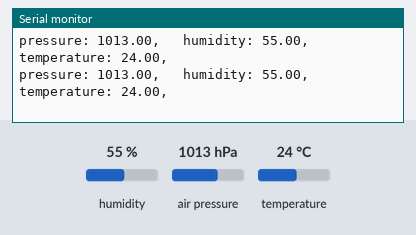
A sketch run on a simulated Arduino Uno, built with avr-gcc and run on an emulated ATmega328P. Parts: the last lines printed to the serial monitor. Wiring (inferred from the names in the program): BME280 sensor at I2C address 0x76. Inputs (shaded band) come from the test bench; at power-on: humidity 55 %, air pressure 1013 hPa, temperature 24 °C.

Above: at 1.2 s.
1.3 s: humidity set to 22 %
At 2.4 s:
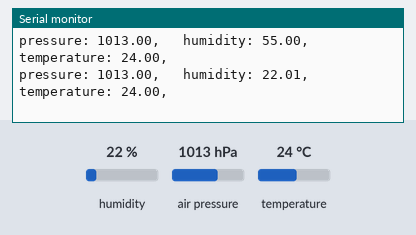
2.8 s: air pressure set to 952 hPa
At 3.8 s:
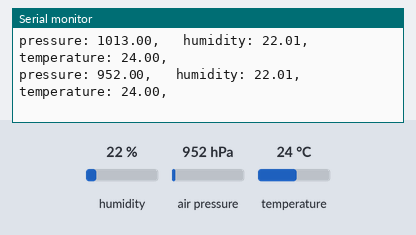
4.3 s: temperature set to 12 °C
At 5.8 s:
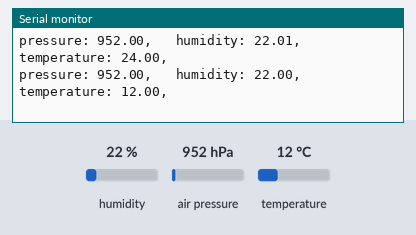
Timing chart, 0 to 7.3 s (numbered marks = the images above; inputs shaded):
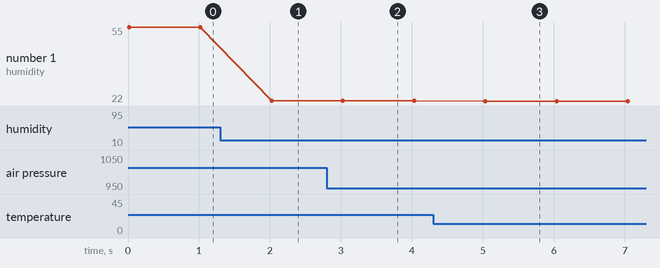

Measured:
- after the input at 1.3 s, the serial monitor: prints a new line after 0.72 s (image 1)
- after the input at 2.8 s, the serial monitor: prints a new line after 0.23 s (image 2)
- after the input at 4.3 s, the serial monitor: prints a new line after 0.74 s (image 3)
- plotted number 1: 55 → 22.01 after the input at 1.3 s, 22.01 → 22 after the input at 4.3 s

The sketch:

esp8266_bme280.ino
```cpp
/*
 * connections
 * D1 - SCL
 * D2 - SDA
 * GND, VCC (3.3V)
*/

#include <Wire.h>
#include "cactus_io_BME280_I2C.h"
BME280_I2C bme(0x76);  // I2C using address 0x76

void setup() {
  Serial.begin(9600);
  bme.begin();
  bme.setTempCal(0);
}

void loop() {
  bme.readSensor();
  Serial.print("pressure: ");
  float pressure = bme.getPressure_MB();
  Serial.print(pressure); Serial.print(",");
  Serial.print("   humidity: ");
  float humidity = bme.getHumidity();
  Serial.print(humidity); Serial.print(",");
  Serial.print("   temperature: ");
  float temperature = bme.getTemperature_C();
  Serial.print(temperature); Serial.print(",");
  Serial.println("");
  delay(1000);
}
```

cactus_io_BME280_I2C.cpp
```cpp
// (licence header left out)
#include "cactus_io_BME280_I2C.h"

#include <math.h>
#include <Wire.h>

/***************************************************************************

 PUBLIC FUNCTIONS

 ***************************************************************************/

BME280_I2C::BME280_I2C(void)
{
    _i2caddr = BME280_ADDRESS;

	tempcal = 0.0;
    temperature = 0.0;
    humidity = 0.0;
    pressure = 0.0;
}

BME280_I2C::BME280_I2C(uint8_t addr)
{
    _i2caddr = addr;
    tempcal = 0.0;
	tempcal = 0.0;
    temperature = 0.0;
    humidity = 0.0;
}

void BME280_I2C::setTempCal(float tcal)
{
	tempcal = tcal;
}

void BME280_I2C::readSensor(void)
{
    readTemperature();
    readHumidity();
    readPressure();
}

float BME280_I2C::getTemperature_C(void)
{
     return (temperature + tempcal);
}

float BME280_I2C::getTemperature_F(void)
{
    return (temperature + tempcal) * 1.8 + 32;
}

float BME280_I2C::getHumidity(void) {
    return humidity;
}

// Gets the pressure in millibars
float BME280_I2C::getPressure_MB(void) {

    return pressure / 100.0F;
}

// Gets the pressure in hectapascals
float BME280_I2C::getPressure_HP(void) {

    return pressure;
}

/***************************************************************************

 PRIVATE FUNCTIONS

 ***************************************************************************/


bool BME280_I2C::begin() {

    Wire.begin();


    if (read8(BME280_REGISTER_CHIPID) != 0x60)

        return false;

    readSensorCoefficients();

    // Set Humidity oversampling to 1
    write8(BME280_REGISTER_CONTROLHUMID, 0x01); // Set before CONTROL (DS 5.4.3)

    write8(BME280_REGISTER_CONTROL, 0x3F);

    return true;

}

void BME280_I2C::readTemperature(void)
{

    int32_t var1, var2;

    int32_t adc_T = read24(BME280_REGISTER_TEMPDATA);

    adc_T >>= 4;

    var1  = ((((adc_T>>3) - ((int32_t)cal_data.dig_T1 <<1))) *

             ((int32_t)cal_data.dig_T2)) >> 11;

    var2  = (((((adc_T>>4) - ((int32_t)cal_data.dig_T1)) *

               ((adc_T>>4) - ((int32_t)cal_data.dig_T1))) >> 12) *

             ((int32_t)cal_data.dig_T3)) >> 14;

    t_fine = var1 + var2;


    temperature  = (t_fine * 5 + 128) >> 8;

    temperature = temperature / 100;

}


void BME280_I2C::readPressure(void) {

    int64_t var1, var2, p;

    int32_t adc_P = read24(BME280_REGISTER_PRESSUREDATA);
    adc_P >>= 4;

    var1 = ((int64_t)t_fine) - 128000;

    var2 = var1 * var1 * (int64_t)cal_data.dig_P6;

    var2 = var2 + ((var1*(int64_t)cal_data.dig_P5)<<17);

    var2 = var2 + (((int64_t)cal_data.dig_P4)<<35);

    var1 = ((var1 * var1 * (int64_t)cal_data.dig_P3)>>8) +

    ((var1 * (int64_t)cal_data.dig_P2)<<12);

    var1 = (((((int64_t)1)<<47)+var1))*((int64_t)cal_data.dig_P1)>>33;


    if (var1 == 0) {

        // return 0;  // avoid exception caused by division by zero
        pressure = 0.0;
    }

    p = 1048576 - adc_P;

    p = (((p<<31) - var2)*3125) / var1;

    var1 = (((int64_t)cal_data.dig_P9) * (p>>13) * (p>>13)) >> 25;

    var2 = (((int64_t)cal_data.dig_P8) * p) >> 19;


    p = ((p + var1 + var2) >> 8) + (((int64_t)cal_data.dig_P7)<<4);

    // return (float)p/256;
    pressure = (float)p/256;
}


void BME280_I2C::readHumidity(void) {

    int32_t adc_H = read16(BME280_REGISTER_HUMIDDATA);

    int32_t v_x1_u32r;

    v_x1_u32r = (t_fine - ((int32_t)76800));

    v_x1_u32r = (((((adc_H << 14) - (((int32_t)cal_data.dig_H4) << 20) -

                    (((int32_t)cal_data.dig_H5) * v_x1_u32r)) + ((int32_t)16384)) >> 15) *

                 (((((((v_x1_u32r * ((int32_t)cal_data.dig_H6)) >> 10) *

                      (((v_x1_u32r * ((int32_t)cal_data.dig_H3)) >> 11) + ((int32_t)32768))) >> 10) +

                    ((int32_t)2097152)) * ((int32_t)cal_data.dig_H2) + 8192) >> 14));


    v_x1_u32r = (v_x1_u32r - (((((v_x1_u32r >> 15) * (v_x1_u32r >> 15)) >> 7) *

                               ((int32_t)cal_data.dig_H1)) >> 4));


    v_x1_u32r = (v_x1_u32r < 0) ? 0 : v_x1_u32r;

    v_x1_u32r = (v_x1_u32r > 419430400) ? 419430400 : v_x1_u32r;

    float h = (v_x1_u32r>>12);

    // return  h / 1024.0;
    humidity = h / 1024.0;
}


/**************************************************************************

Read the values that are programmed into the sensor during amanufacture

**************************************************************************/

void BME280_I2C::readSensorCoefficients(void)
{

    cal_data.dig_T1 = read16_LE(BME280_DIG_T1_REG);

    cal_data.dig_T2 = readS16_LE(BME280_DIG_T2_REG);

    cal_data.dig_T3 = readS16_LE(BME280_DIG_T3_REG);

    cal_data.dig_P1 = read16_LE(BME280_DIG_P1_REG);

    cal_data.dig_P2 = readS16_LE(BME280_DIG_P2_REG);

    cal_data.dig_P3 = readS16_LE(BME280_DIG_P3_REG);

    cal_data.dig_P4 = readS16_LE(BME280_DIG_P4_REG);

    cal_data.dig_P5 = readS16_LE(BME280_DIG_P5_REG);

    cal_data.dig_P6 = readS16_LE(BME280_DIG_P6_REG);

    cal_data.dig_P7 = readS16_LE(BME280_DIG_P7_REG);

    cal_data.dig_P8 = readS16_LE(BME280_DIG_P8_REG);

    cal_data.dig_P9 = readS16_LE(BME280_DIG_P9_REG);

    cal_data.dig_H1 = read8(BME280_DIG_H1_REG);

    cal_data.dig_H2 = readS16_LE(BME280_DIG_H2_REG);

    cal_data.dig_H3 = read8(BME280_DIG_H3_REG);

    cal_data.dig_H4 = (read8(BME280_DIG_H4_REG) << 4) | (read8(BME280_DIG_H4_REG+1) & 0xF);

    cal_data.dig_H5 = (read8(BME280_DIG_H5_REG+1) << 4) | (read8(BME280_DIG_H5_REG) >> 4);

    cal_data.dig_H6 = (int8_t)read8(BME280_DIG_H6_REG);

}


/**************************************************************************

Writes an 8 bit value over I2C

**************************************************************************/

void BME280_I2C::write8(byte reg, byte value)
{

    Wire.beginTransmission((uint8_t)_i2caddr);

    Wire.write((uint8_t)reg);

    Wire.write((uint8_t)value);

    Wire.endTransmission();

}

/**************************************************************************

 Reads a signed 8 bit value over the I2C bus_REG

 **************************************************************************/

uint8_t BME280_I2C::read8(byte reg)
{

    uint8_t value;

    Wire.beginTransmission((uint8_t)_i2caddr);

    Wire.write((uint8_t)reg);

    Wire.endTransmission();

    Wire.requestFrom((uint8_t)_i2caddr, (byte)1);

    value = Wire.read();

    return value;

}


/**************************************************************************

Reads a signed 16 bit value over the I2C bus_REG

**************************************************************************/

int16_t BME280_I2C::readS16(byte reg)
{
    return (int16_t)read16(reg);
}

int16_t BME280_I2C::readS16_LE(byte reg)
{
    return (int16_t)read16_LE(reg);
}

uint16_t BME280_I2C::read16(byte reg)
{

    uint16_t value;

    Wire.beginTransmission((uint8_t)_i2caddr);

    Wire.write((uint8_t)reg);

    Wire.endTransmission();

    Wire.requestFrom((uint8_t)_i2caddr, (byte)2);

    value = (Wire.read() << 8) | Wire.read();

    return value;

}

uint16_t BME280_I2C::read16_LE(byte reg) {

    uint16_t temp = read16(reg);

    return (temp >> 8) | (temp << 8);
}

/**************************************************************************

Reads a signed 24 bit value over the I2C bus_REG

**************************************************************************/

uint32_t BME280_I2C::read24(byte reg)
{

    uint32_t value;

    Wire.beginTransmission((uint8_t)_i2caddr);

    Wire.write((uint8_t)reg);

    Wire.endTransmission();

    Wire.requestFrom((uint8_t)_i2caddr, (byte)3);

    value = Wire.read();

	value <<= 8;

	value |= Wire.read();

	value <<= 8;

	value |= Wire.read();

    return value;

}
```

cactus_io_BME280_I2C.h
```cpp
/***************************************************************************

 cactus.io

 This is a library for the BME280 humidity, temperature & pressure sensor. It
 only supports the I2C bus. It does not support the SPI bus connection.


 ***************************************************************************/

#ifndef __BME280_I2C_H__

#define __BME280_I2C_H__

#include "Arduino.h"

#define BME280_ADDRESS      0x77          // define the default I2C address

// Name of Registers used in the BME280

#define    BME280_DIG_T1_REG   0x88
#define    BME280_DIG_T2_REG   0x8A
#define    BME280_DIG_T3_REG   0x8C
#define    BME280_DIG_P1_REG   0x8E
#define    BME280_DIG_P2_REG   0x90
#define    BME280_DIG_P3_REG   0x92
#define    BME280_DIG_P4_REG   0x94
#define    BME280_DIG_P5_REG   0x96
#define    BME280_DIG_P6_REG   0x98
#define    BME280_DIG_P7_REG   0x9A
#define    BME280_DIG_P8_REG   0x9C
#define    BME280_DIG_P9_REG   0x9E


#define    BME280_DIG_H1_REG   0xA1
#define    BME280_DIG_H2_REG   0xE1
#define    BME280_DIG_H3_REG   0xE3
#define    BME280_DIG_H4_REG   0xE4
#define    BME280_DIG_H5_REG   0xE5
#define    BME280_DIG_H6_REG   0xE7


#define    BME280_REGISTER_CHIPID       0xD0
#define    BME280_REGISTER_VERSION      0xD1
#define    BME280_REGISTER_SOFTRESET    0xE0
#define    BME280_REGISTER_CAL26        0xE1
#define    BME280_REGISTER_CONTROLHUMID     0xF2
#define    BME280_REGISTER_CONTROL          0xF4
#define    BME280_REGISTER_CONFIG           0xF5
#define    BME280_REGISTER_PRESSUREDATA     0xF7
#define    BME280_REGISTER_TEMPDATA         0xFA
#define    BME280_REGISTER_HUMIDDATA        0xFD


// structure to hold the calibration data that is programmed into the sensor in the factory
// during manufacture

struct BME280_Calibration_Data
{
    public:

        uint16_t dig_T1;
        int16_t  dig_T2;
        int16_t  dig_T3;

        uint16_t dig_P1;
        int16_t  dig_P2;
        int16_t  dig_P3;
        int16_t  dig_P4;
        int16_t  dig_P5;
        int16_t  dig_P6;
        int16_t  dig_P7;
        int16_t  dig_P8;
        int16_t  dig_P9;

        uint8_t  dig_H1;
        int16_t  dig_H2;
        uint8_t  dig_H3;
        int16_t  dig_H4;
        int16_t  dig_H5;
        int8_t   dig_H6;

};

/*=========================================================================

Main Class for the BME280 library

=========================================================================*/


class BME280_I2C

{

public:

    BME280_I2C(void);							// uses the default 0x77 address and no cal

    BME280_I2C(uint8_t);						// use when using 0x76 address

    bool  begin(void);

	void setTempCal(float);						// we can set a calibration ofsset for the temperature.
												// this offset is in degrees celsius

    void readSensor(void);                      // read the sensor for data

    float getTemperature_C(void);
    float getTemperature_F(void);
    float getHumidity(void);
    float getPressure_HP(void);                 // pressure in hectapascals
    float getPressure_MB(void);                 // pressure in millibars


private:

    BME280_Calibration_Data cal_data;			// holds all of the sensor calibration data

    void readTemperature(void);
	void readPressure(void);
    void readHumidity(void);
    void readSensorCoefficients(void);

	float    tempcal;							// stores the temp offset calibration
    float    temperature;                       // stores temperature value
    float    humidity;                          // stores humidity value
    float    pressure;                          // stores pressure value

    // functions used for sensor communications

    // uint8_t spixfer(uint8_t x);
    void      write8(byte reg, byte value);
    uint8_t   read8(byte reg);
    uint16_t  read16(byte reg);
	uint32_t  read24(byte reg);
    int16_t   readS16(byte reg);
    uint16_t  read16_LE(byte reg); // little endian
    int16_t   readS16_LE(byte reg); // little endian
    uint8_t   _i2caddr;
    int32_t   _sensorID;
    int32_t   t_fine;

};

#endif
```
